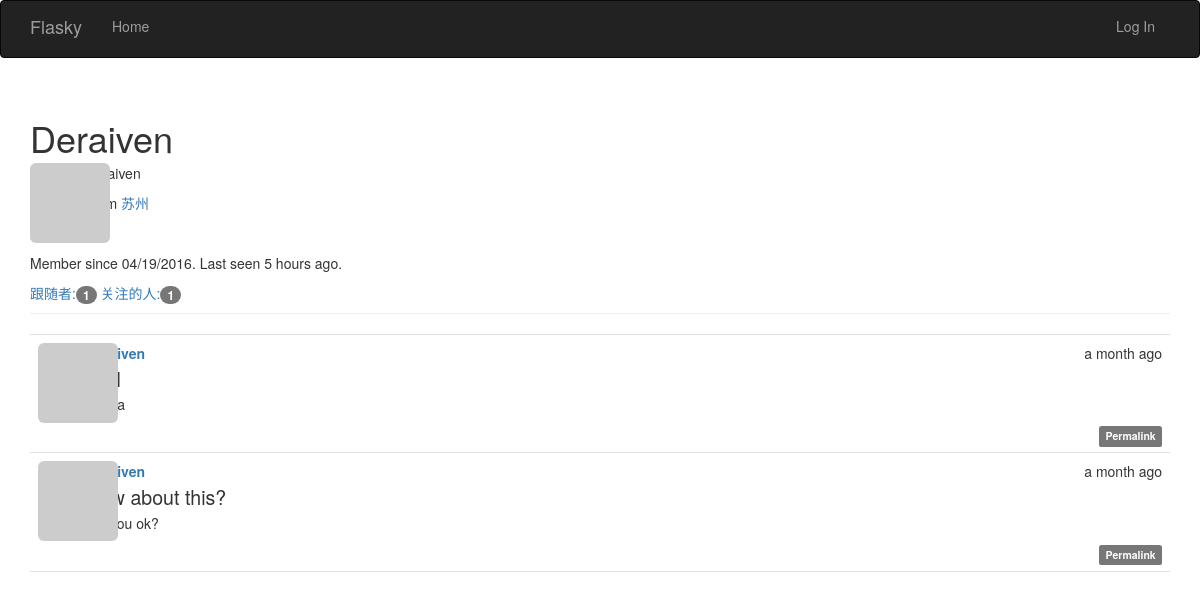
/user/Deraiven, run on the app's committed database.
### app/models.py (models this page shows, shortened)
class User(db.Model,UserMixin):
    __tablename__='users'
    id=db.Column(db.Integer,primary_key=True)
    username=db.Column(db.String(64),unique=True,index=True)
    role_id=db.Column(db.Integer,db.ForeignKey('roles.id'))
    password_hash=db.Column(db.String(128))
    email=db.Column(db.String(64),unique=True,index=True)
    confirmed=db.Column(db.Boolean,default=False)
    name = db.Column(db.String(64))
    location = db.Column(db.String(64))
    about_me = db.Column(db.Text())
    member_since = db.Column(db.DateTime(), default=datetime.utcnow)
    last_seen = db.Column(db.DateTime(), default=datetime.utcnow)
    avatar_hash=db.Column(db.String(64))
    posts=db.relationship('Post',backref='author',lazy='dynamic')
    followed = db.relationship('Follow',
                               foreign_keys=[Follow.follower_id],
                               backref=db.backref('follower', lazy='joined'),
                               lazy='dynamic',
                               cascade='all, delete-orphan')
    followers = db.relationship('Follow',
                                foreign_keys=[Follow.followed_id],
                                backref=db.backref('followed', lazy='joined'),
                                lazy='dynamic',
                                cascade='all, delete-orphan')
    comments=db.relationship('Comment',backref='author',lazy='dynamic')
    @property
    def password(self):
        raise AttributeError('password is not a readable attribute')
    def gravatar(self,size=100,default='identicon',rating='g'):
        if request.is_secure:
            url="https://secure.gravatar.com/avatar"
        else:
            url='http://www.gravatar.com/avatar'
        hash=hashlib.md5(self.email.encode('utf-8')).hexdigest()
        return '{url}/{hash}?s={size}&d={default}&r={rating}'.format(url=url,hash=hash,size=size,default=default,rating=rating)

class Post(db.Model):
    __tablename__='posts'
    id=db.Column(db.Integer,primary_key=True)
    body=db.Column(db.Text)
    date=db.Column(db.DateTime,default=datetime.utcnow(),index=True)
    author_id=db.Column(db.Integer,db.ForeignKey('users.id'))
    body_html=db.Column(db.Text)
    comments=db.relationship('Comment',backref="post",lazy='dynamic')

### app/main/views.py (the view)
@main.route('/user/<username>',methods=['POST','GET'])
def user(username):
    user=User.query.filter_by(username=username).first()
    if user is None:
        abort(404)
    posts= user.posts.order_by(Post.date.desc()).all()
    return render_template('user.html',user=user,posts=posts)

### app/main/__init__.py (called while the page is built)
@main.app_context_processor
def inject_permissions():
    return dict(Permission=Permission)

### app/models.py (called while the page is built)
    def can(self,permissions):
        return False

    def is_administrator(self):
        return False

### app/templates/user.html (shortened to what this page needs)
{% extends "base.html" %}
{% block page_content %}
<div class="page-header">
    <h1>{{ user.username }}</h1>
    <div class="intro">
        <div class="left">
            <img class="img-rounded profile-thumbnail" src="{{ user.gravatar(size=50) }}">
        </div>
        <div class="right">
        {% if user.name or user.location %}
        <p >
            {% if user.name %}{{ user.name }}{% endif %}
        </p>
        <p >   {% if user.location %}
            From <a href="http://maps.google.com/?q={{ user.location }}">{{  user.location  }}</a>
            {% endif %}
        </p>
        {% endif %}
        </div>
    </div>
    {% if user.about_me %}<p>{{ user.about_me }}</p>{% endif %}
    <p>
    Member since {{ moment(user.member_since).format('L') }}.
    Last seen {{ moment(user.last_seen).fromNow() }}.
    </p>
    <a href="{{ url_for(".followers",username=user.username)}}">
        跟随者:<span class="badge">{{ user.followers.count() }}</span>
    </a>
    <a href="{{ url_for(".followed_by",username=user.username) }}">
        关注的人:<span class="badge">{{ user.followed.count() }}</span>
    </a>
</div>
    {% include "_posts.html" %}
{% endblock %}

### app/templates/_posts.html (shortened to what this page needs)
    <ul class="posts">
        {% for post in posts %}
            <li class="post">
             <div class="profile-thumbnail">
                 <a href="{{ url_for(".user",username=post.author.username) }}">
                     <img class="img-rounded profile-thumbnail" src="{{ post.author.gravatar(size=40) }}">
                 </a>
             </div>
            <div class="post-content">
                 <div class="post-date">{{ moment(post.date).fromNow() }}</div>
                 <div class="post-author">
                    <a href="{{ url_for('.user', username=post.author.username) }}">
                    </a>
                 </div>
                 <div class="post-body">
                     {% if post.body_html %}
                        {{ post.body_html | safe }}
                     {% else %}
                        {{ post.body }}
                     {% endif %}
                 </div>
                <div class="post-footer">
                    <a href="{{ url_for('.post', id=post.id) }}">
                        <span class="label label-default">Permalink</span>
                    </a>
                </div>
            </div>
             </li>
        {% endfor %}
    </ul>

### app/static/styles.css (style rules this page uses)
* { -webkit-box-sizing: border-box; -moz-box-sizing: border-box; -ms-box-sizing:border-box; box-sizing: border-box; }
.profile-thumbnail { position: absolute; }
ul.posts { list-style-type: none; padding: 0px; margin: 16px 0px 0px 0px; border-top: 1px solid #e0e0e0; }
ul.posts li.post { padding: 8px; border-bottom: 1px solid #e0e0e0; }
div.post-date { float: right; }
div.post-author { font-weight: bold; }
div.post-content { margin-left: 48px; min-height: 48px; }
div.post-footer { text-align: right; }
.post-body h1 { font-size: 140%; }
div.left { float: left; }
div.right { margin-left: 55px; }
div.intro { display: flex; flex-wrap: wrap; }
h1 { margin-top: 5px; margin-bottom: 5px; }

### data on the page
User: username "Deraiven", name "Deraiven", location "苏州", member_since "04/19/2016", last_seen "5 hours ago"
Post: date "a month ago"
Post: date "a month ago", body_html "How about this? are you ok?"

### other printed values
{{ user.followers.count() }} "1"
{{ user.followed.count() }} "1"
